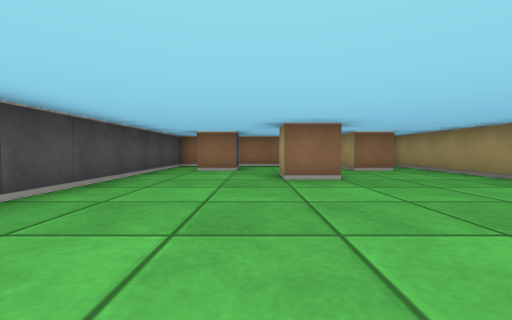
[1] (above)

13 first-person views from a walk through a cub3D ray-caster map. The camera is about half as high as the walls, tilts 2° down and sees 90° across. The floor is counted in squares. Each view is taken from the middle of a square. On the plan, view 1 faces up. The plan holds only what a view shows up to about 9 squares ahead; the rest is blank.

[2]
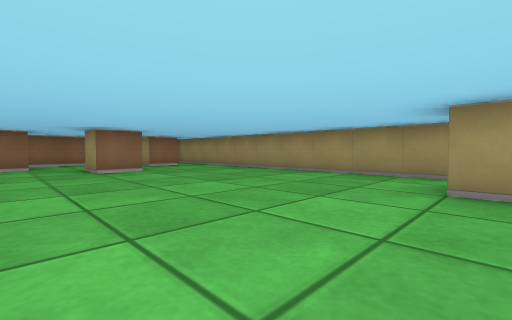

[3]
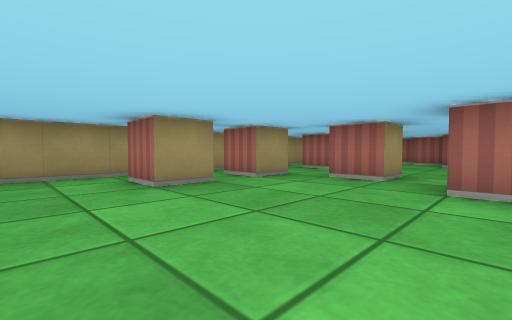

[4]
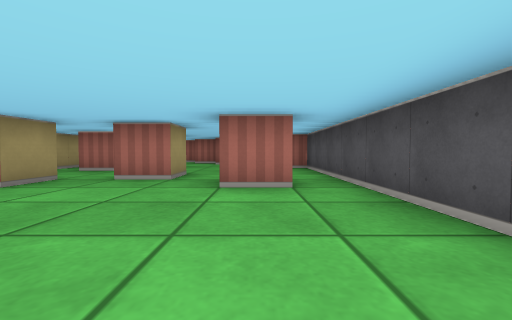

[5]
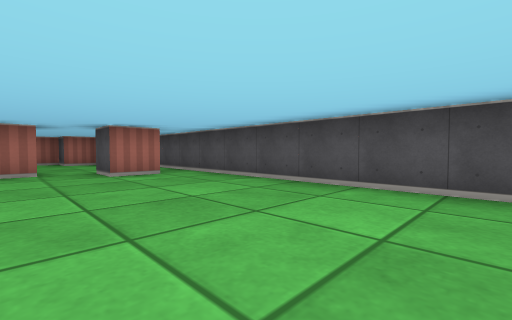

[6]
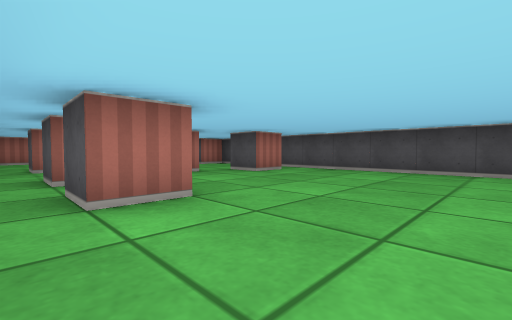

[7]
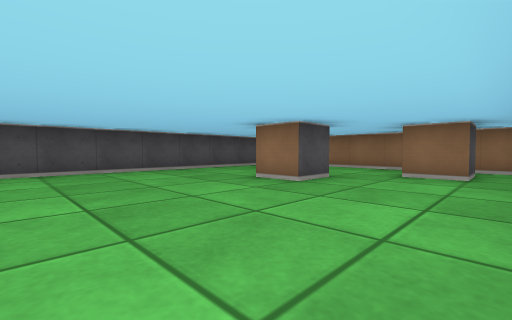

[8]
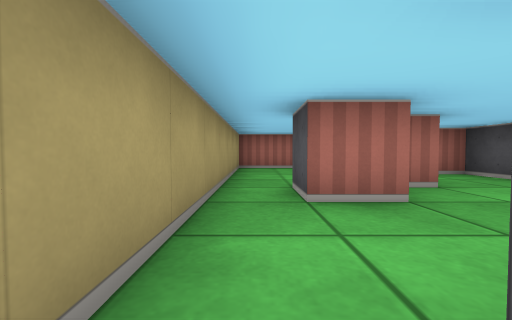

[9]
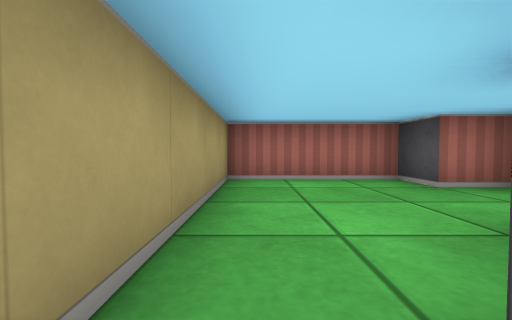

[10]
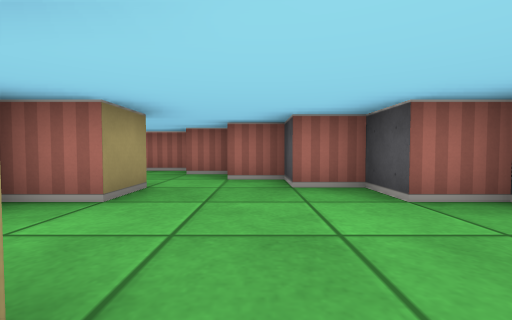

[11]
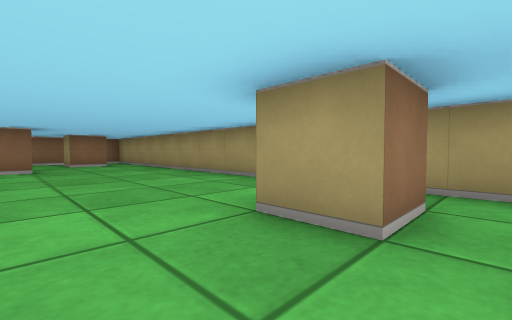

[12]
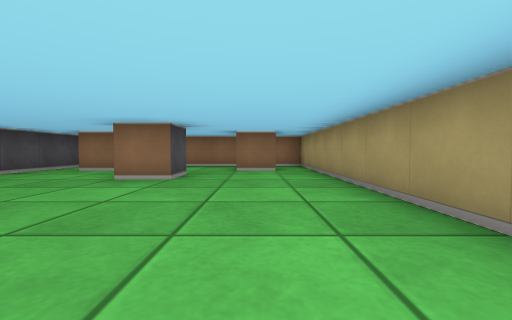

[13]
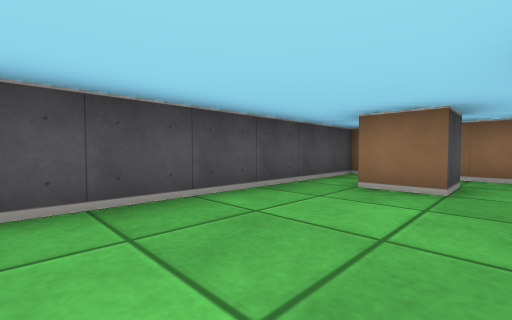

### Floor plan
Points are (right, up) in squares from view 1. A wall is a line through its corners. A room is listed if a view was taken in it or the views show most of it. See-through windows are left out.
Room 1 (views 1, 2, 3, 4, 5, 6, 7, 8, 9, 10, 11, 12, 13)
walls: (2.5, -1.5) (3.5, -1.5) (3.5, -2.5) (2.5, -2.5) (2.5, -1.5); (-1.6, -3.5) (-0.5, -3.5) (-0.5, -4.5); (2.5, -4.5) (2.5, -3.5) (3.5, -3.5) (3.5, -4.5); (0.5, -5.6) (0.5, -4.5) (1.5, -4.5); (2.4, -6.5) (3.5, -6.5) (3.5, -7.5); (1.5, 5.6) (1.5, 4.5) (0.5, 4.5) (0.5, 5.5); (1.5, -8.5) (1.5, -7.5) (2.5, -7.5); (-0.5, 7.6) (-0.5, 6.5) (-1.5, 6.5); (3.5, 7.5) (3.5, 6.5) (2.5, 6.5) (2.5, 7.5); (0.4, -10.5) (1.5, -10.5) (1.5, -11.5) (4.5, -11.5) (4.5, 8.5) (-2.5, 8.5) (-2.5, -7.5) (-1.5, -7.5) (-1.5, -8.5) (-0.5, -8.5) (-0.5, -9.5) (0.5, -9.5)

Where each view was taken, in squares from view 1:
view 1: 0 up, 0 right, facing up
view 2: 2 down, 1 left, facing up-right
view 3: 0 up, 1 left, facing down-right
view 4: 0 up, 1 left, facing down
view 5: 2 up, 1 right, facing down-left
view 6: 1 up, 4 right, facing down-left
view 7: 1 up, 4 right, facing up-left
view 8: 4 down, 4 right, facing down
view 9: 7 down, 4 right, facing down
view 10: 5 down, 0 right, facing down
view 11: 3 down, 1 right, facing up-right
view 12: 0 up, 3 right, facing up
view 13: 3 up, 0 right, facing up-left
